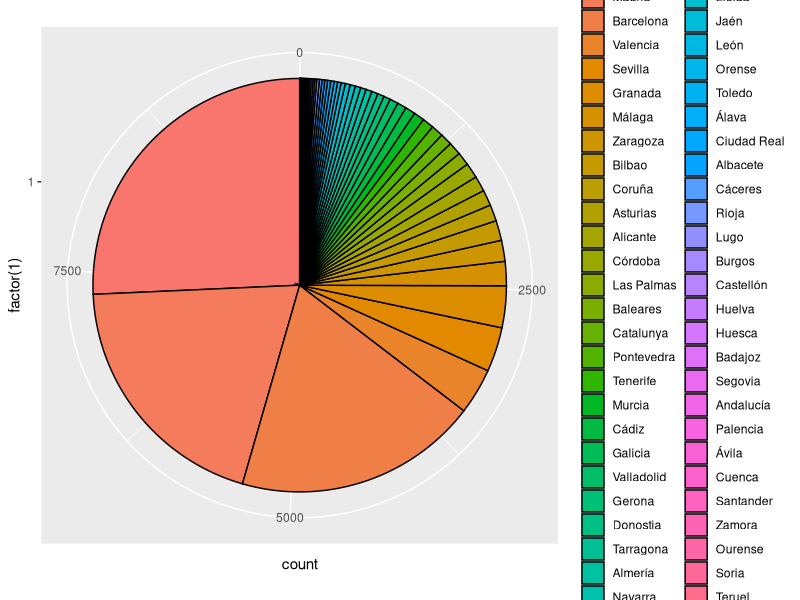

This chart was generated by the following R code:
library('ggplot2')
github.user.data <- read.csv('aggregated-top-Spain.csv',sep=';')
github.user.data$place <- reorder(github.user.data$place, X=github.user.data$place, FUN= function(x) -length(x))
ggplot( data=github.user.data, aes( x=factor(1), fill=factor(place)))+ geom_bar(width = 1,color='black')+coord_polar(theta="y")+guides(fill=guide_legend(ncol=2))

